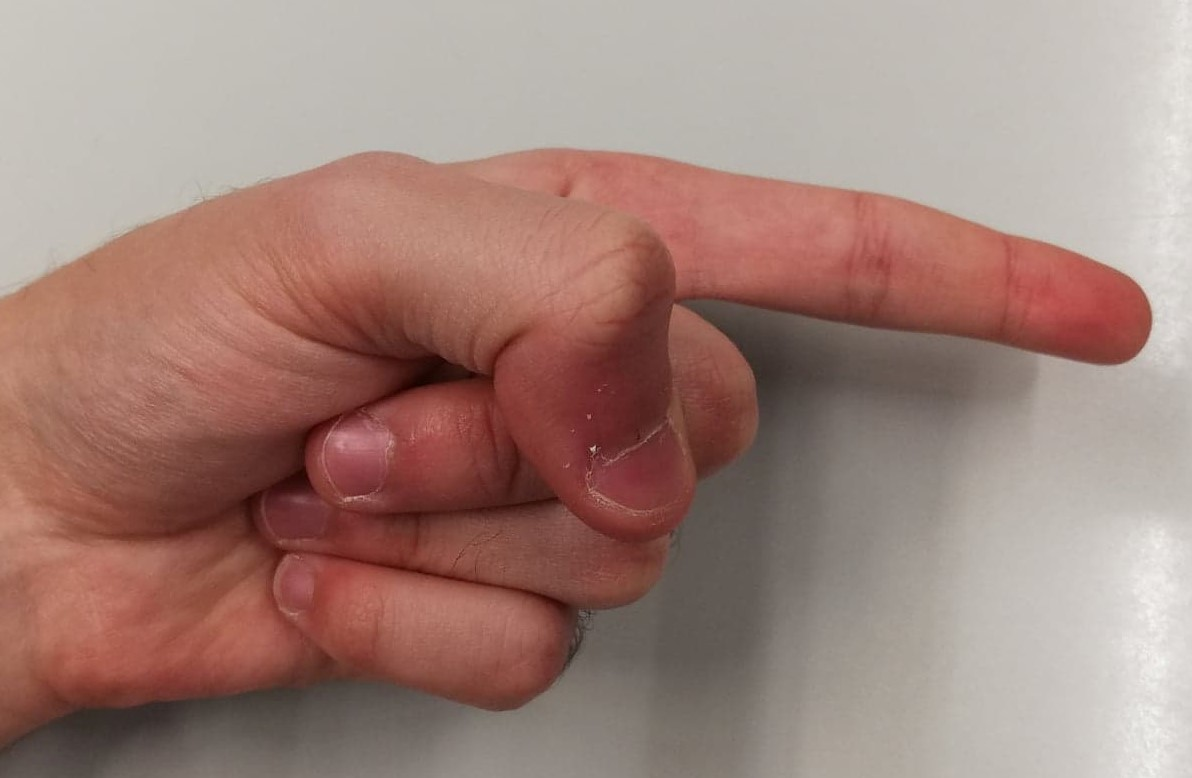
#> input picture samples/1_lado.jpg, 1192 x 778 px, found by its file name
$ python projecttest.py   (older library calls are emulated)
#> lines starting #> are read from the running program, lines starting #| are printed output that depends on the picture; after the words box and inside, x2 and y2 are one past the last pixel; in counts of white or black regions, pixels touching at a corner belong together
import cv2
import numpy as np
import math

img = cv2.imread('1_lado.jpg', 1)
#> img is the input picture: shape (778, 1192, 3); mean B, G, R 122.7, 131.2, 161.1

hsv = cv2.cvtColor(img, cv2.COLOR_BGR2HSV)
#> hsv: shape (778, 1192, 3); mean H, S, V 12.4, 67, 161.1
kernel = np.ones((1,1),np.uint8)
cv2.imshow("HSV", hsv)
# define range of skin color in HSV
lower_skin = np.array([0,20,50], dtype=np.uint8)
upper_skin = np.array([50,255,255], dtype=np.uint8)

#extract skin colur imagw
mask = cv2.inRange(hsv, lower_skin, upper_skin)
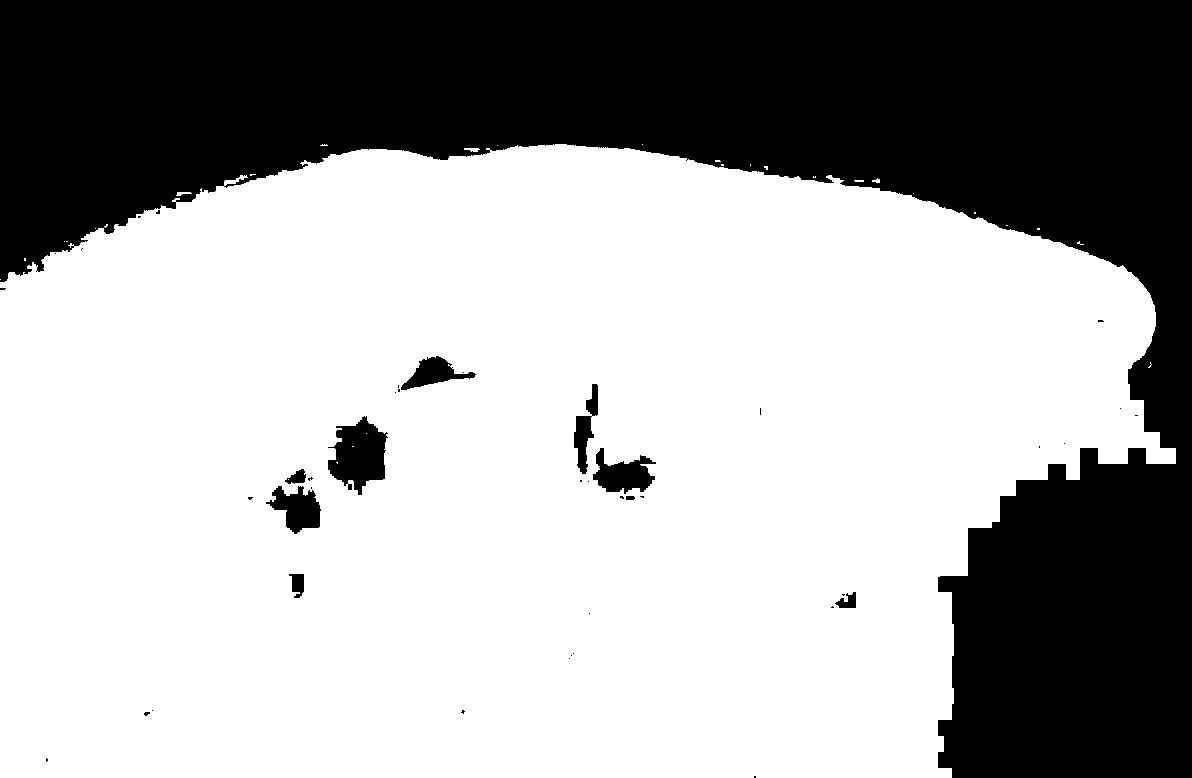
#> mask: shape (778, 1192); 65.5% white; 43 black regions (33 under 20 px)

#extrapolate the hand to fill dark spots within
mask = cv2.dilate(mask,kernel,iterations = 3)

#blur the image
mask = cv2.GaussianBlur(mask,(3,3),500)
cv2.imshow("Mask", mask)

#find contours
_,contours,hierarchy= cv2.findContours(mask,cv2.RETR_TREE,cv2.CHAIN_APPROX_SIMPLE)
#> contours = 33 contours, 17 with area under 20; largest, box (x1, y1, x2, y2) and area: (0, 143, 1177, 778) 617157, (328, 417, 386, 495) 2712, (593, 448, 655, 492) 1410, (270, 486, 320, 534) 1330, (401, 356, 475, 390) 952

#find contour of max area(hand)
cnt = max(contours, key = lambda x: cv2.contourArea(x))
#> cnt = contour of 747 points, box (x1, y1, x2, y2) (0, 143, 1177, 778), area 617157

#approx the contour a little
epsilon = 0.0005*cv2.arcLength(cnt,True)
#> epsilon = 2.01
approx= cv2.approxPolyDP(cnt,epsilon,True)
#> approx = contour of 163 points, box (x1, y1, x2, y2) (0, 143, 1177, 778), area 617431

#make convex hull around hand
hull = cv2.convexHull(cnt)
#> hull = contour of 27 points, box (x1, y1, x2, y2) (0, 143, 1177, 778), area 656306

#define area of hull and area of hand
areahull = cv2.contourArea(hull)
#> areahull = 656306.5
areacnt = cv2.contourArea(cnt)
#> areacnt = 617157

#find the percentage of area not covered by hand in convex hull
arearatio=((areahull-areacnt)/areacnt)*100
#> arearatio = 6.34

#find the defects in convex hull with respect to hand
hull = cv2.convexHull(approx, returnPoints=False)
#> hull = 23 values, max 162 at index 0, min 0 at index 22, mean 65.74
defects = cv2.convexityDefects(approx, hull)
#> defects = 16 rows, first 6: [2, 4, 3, 925], [4, 10, 5, 1538], [10, 17, 14, 1982], [17, 28, 27, 2388], [28, 39, 31, 2152], [40, 42, 41, 567]

# l = no. of defects
l=0

#code for finding no. of defects due to fingers
for i in range(defects.shape[0]):
    s,e,f,d = defects[i,0]
    start = tuple(approx[s][0])
    end = tuple(approx[e][0])
    far = tuple(approx[f][0])
    pt= (100,180)


    # find length of all sides of triangle
    a = math.sqrt((end[0] - start[0])**2 + (end[1] - start[1])**2)
    b = math.sqrt((far[0] - start[0])**2 + (far[1] - start[1])**2)
    c = math.sqrt((end[0] - far[0])**2 + (end[1] - far[1])**2)
    s = (a+b+c)/2
    ar = math.sqrt(s*(s-a)*(s-b)*(s-c))

    #distance between point and convex hull
    d=(2*ar)/a

    # apply cosine rule here
    angle = math.acos((b**2 + c**2 - a**2)/(2*b*c)) * 57


    # ignore angles > 90 and ignore points very close to convex hull(they generally come due to noise)
    if angle <= 90 and d>30:
        l += 1
        cv2.circle(img, far, 3, [255,0,0], -1)

    #draw lines around hand
    cv2.line(img,start, end, [0,255,0], 2)
#> this loop made 16 passes
#> (e, f, start, end, far, a) on passes 1 to 10: (4, 3, (1123, 264), (1061, 241), (1118, 266), 66.13), (10, 5, (1061, 241), (914, 192), (1000, 227), 155), (17, 14, (914, 192), (832, 174), (846, 185), 83.95), (28, 27, (832, 174), (768, 165), (765, 174), 64.63), (39, 31, (768, 165), (630, 147), (749, 171), 139.2), (42, 41, (567, 143), (516, 144), (527, 146), 51.01), (49, 47, (516, 144), (360, 148), (446, 159), 156.1), (51, 50, (360, 148), (329, 153), (339, 154), 31.4), (53, 52, (329, 153), (303, 159), (318, 162), 26.68), (63, 57, (303, 159), (239, 174), (276, 174), 65.73)
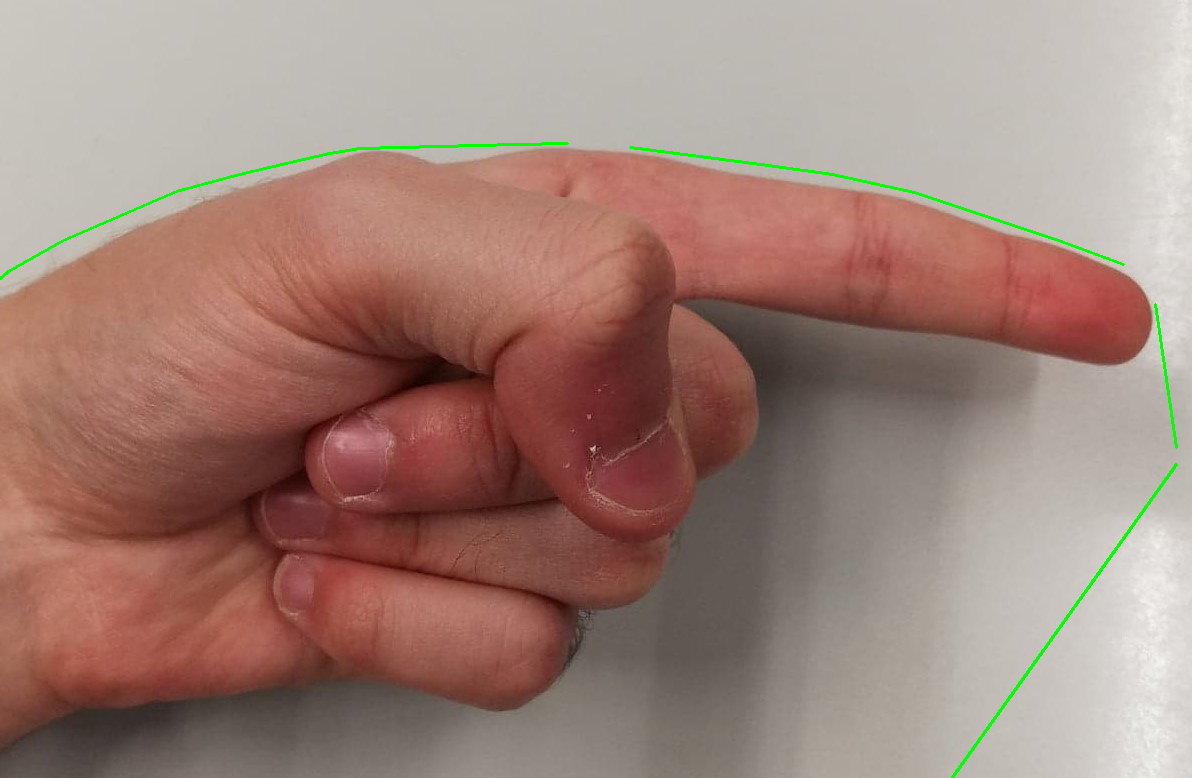
#> img: shape (778, 1192, 3); 0.53% of pixels changed, all inside (x1, y1, x2, y2) = (0, 142, 1178, 778)
#> after the loop, l = 0


l+=1
#> l = 1


if l==1:
    print(0)
elif l==2:
    print(1)
elif l==3:
    print(2)
elif l==4:
    print(3)
elif l==5:
    print(4)
elif l==6:
    print(5)


cv2.imshow('Hand',mask)
cv2.waitKey(0)
cv2.destroyAllWindows()

$ run again, with samples/0_0.jpg copied over samples/1_lado.jpg
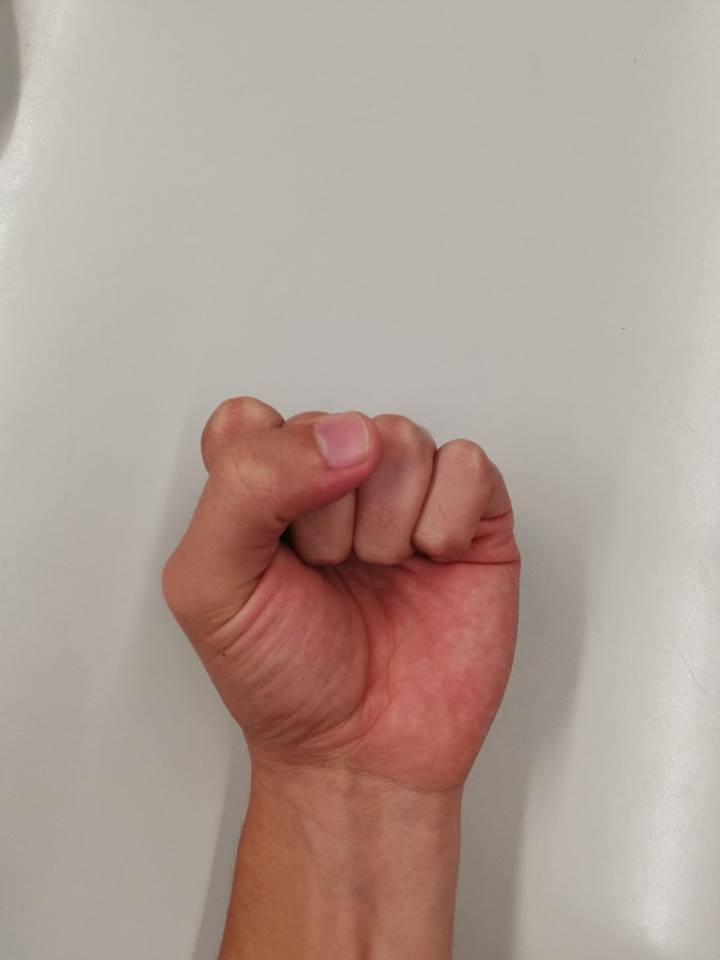
#> input picture samples/0_0.jpg, 720 x 960 px, found by its file name
#> img is the input picture: shape (960, 720, 3); mean B, G, R 150, 158.1, 176.7
#> hsv: shape (960, 720, 3); mean H, S, V 14, 42.6, 176.7
#> `mask = cv2.inRange(hsv, lower_skin, upper_skin)`:
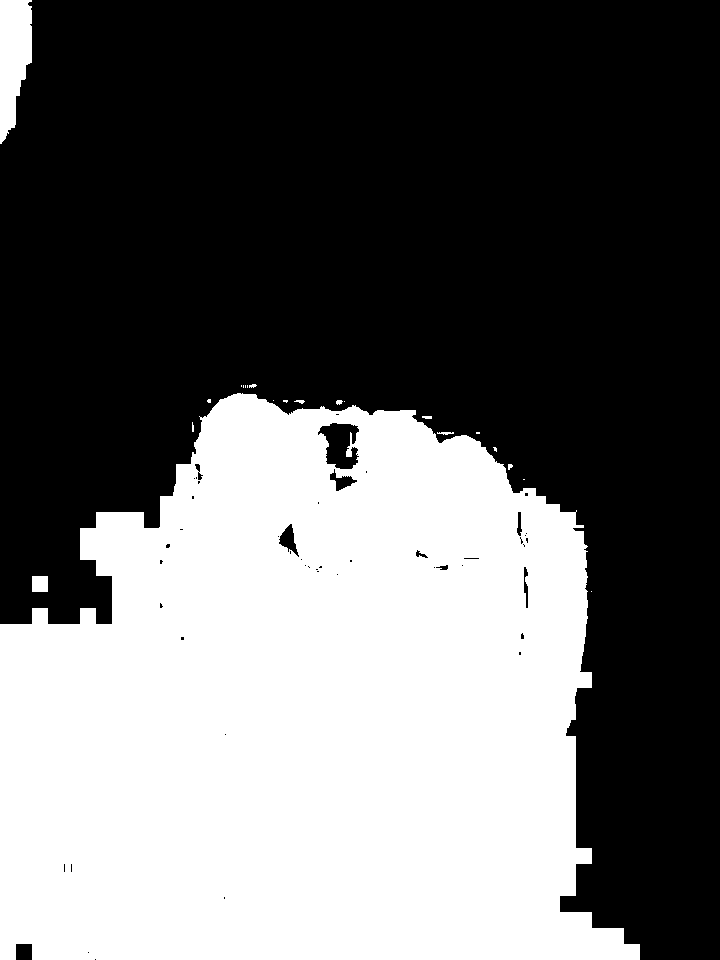
#> mask: shape (960, 720); 41.1% white; 22 white regions (13 under 20 px)
#> contours = 32 contours, 15 with area under 20; largest, box (x1, y1, x2, y2) and area: (0, 392, 641, 960) 283076, (0, 0, 33, 145) 3405, (320, 423, 359, 469) 1065, (31, 575, 49, 593) 289, (280, 525, 297, 553) 224
#> cnt = contour of 376 points, box (x1, y1, x2, y2) (0, 392, 641, 960), area 283076
#> epsilon = 1.38
#> approx = contour of 128 points, box (x1, y1, x2, y2) (0, 393, 641, 960), area 283318
#> `hull = cv2.convexHull(cnt)`: hull = contour of 17 points, box (x1, y1, x2, y2) (0, 392, 641, 960), area 307452
#> areahull = 307451.5
#> areacnt = 283075.5
#> arearatio = 8.61
#> `hull = cv2.convexHull(approx, returnPoints=False)`: hull = [114, 112, 98, 96, 95, 94, 74, 64, 43, 41, 36, 7, 6, 1, 0]
#> defects = [[114, 0, 119, 21744], [1, 6, 3, 3840], [7, 36, 12, 19213], [36, 41, 39, 2503], [41, 43, 42, 1748], [43, 64, 53, 5802], [64, 74, 68, 3290], [74, 94, 88, 4076], [96, 98, 97, 1128], [98, 112, 109, 13818], [112, 114, 113, 2715]]
#> the loop `for i in range(defects.shape[0]):` made 11 passes
#> (e, f, start, end, far, a) on passes 1 to 6: (0, 119, (79, 527), (0, 623), (110, 623), 124.3), (6, 3, (0, 959), (640, 959), (17, 944), 640), (36, 12, (640, 943), (588, 545), (560, 910), 401.4), (41, 39, (588, 545), (584, 524), (575, 529), 21.38), (43, 42, (584, 524), (577, 509), (576, 523), 16.55), (64, 53, (577, 509), (480, 440), (514, 492), 119)
#> after the loop `for i in range(defects.shape[0]):`:
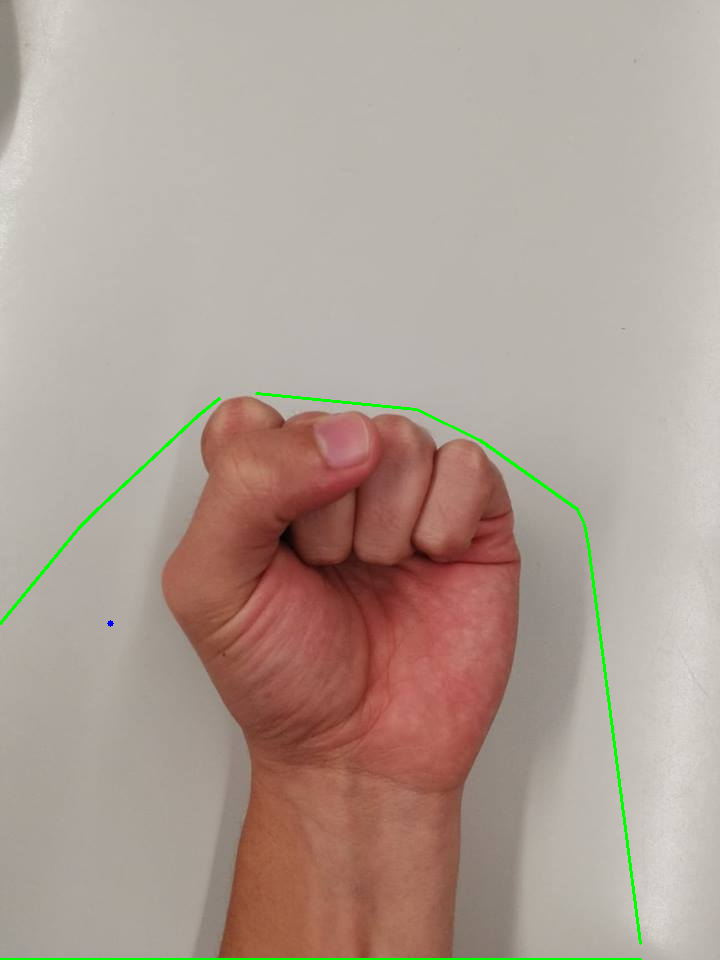
#> img: shape (960, 720, 3); 0.68% of pixels changed, all inside (x1, y1, x2, y2) = (0, 392, 642, 960)
#> after the loop `for i in range(defects.shape[0]):`: l = 1
#> `l+=1`: l = 2

$ run again, with samples/0cama.jpg copied over samples/1_lado.jpg
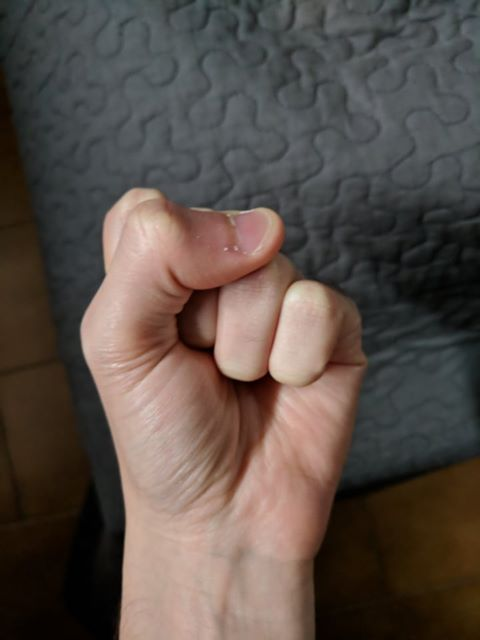
#> input picture samples/0cama.jpg, 480 x 640 px, found by its file name
#> img is the input picture: shape (640, 480, 3); mean B, G, R 71.9, 78.3, 89.4
#> hsv: shape (640, 480, 3); mean H, S, V 50.9, 79, 92.7
#> `mask = cv2.inRange(hsv, lower_skin, upper_skin)`:
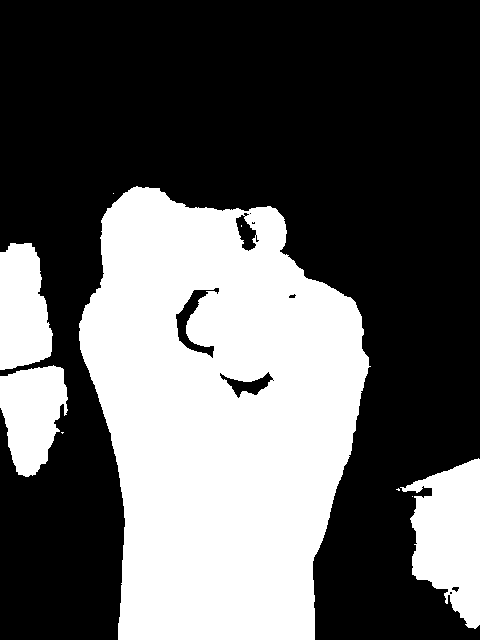
#> mask: shape (640, 480); 37.7% white; 9 white regions (5 under 20 px)
#> contours = 14 contours, 7 with area under 20; largest, box (x1, y1, x2, y2) and area: (78, 185, 372, 640) 98965, (395, 457, 480, 630) 8833, (0, 364, 69, 478) 5596, (0, 242, 54, 371) 5476, (176, 290, 214, 356) 640, (227, 374, 272, 397) 397, (236, 216, 256, 250) 328
#> cnt = contour of 441 points, box (x1, y1, x2, y2) (78, 185, 372, 640), area 98965
#> epsilon = 0.7
#> approx = contour of 187 points, box (x1, y1, x2, y2) (78, 185, 372, 640), area 98981
#> `hull = cv2.convexHull(cnt)`: hull = contour of 21 points, box (x1, y1, x2, y2) (78, 185, 372, 640), area 108316
#> areahull = 108316
#> areacnt = 98965
#> arearatio = 9.45
#> `hull = cv2.convexHull(approx, returnPoints=False)`: hull = 17 values, max 186 at index 0, min 0 at index 16, mean 84.18
#> defects = 13 rows, first 6: [0, 3, 2, 307], [3, 8, 7, 525], [8, 10, 9, 229], [10, 34, 25, 3583], [34, 37, 36, 256], [38, 73, 60, 5941]
#> the loop `for i in range(defects.shape[0]):` made 13 passes
#> (e, f, start, end, far, a) on passes 1 to 6: (3, 2, (132, 186), (122, 192), (126, 191), 11.66), (8, 7, (122, 192), (106, 207), (109, 207), 21.93), (10, 9, (106, 207), (100, 219), (106, 209), 13.42), (34, 25, (100, 219), (78, 322), (100, 286), 105.3), (37, 36, (78, 322), (78, 330), (79, 329), 8), (73, 60, (79, 350), (117, 639), (122, 499), 291.5)
#> after the loop `for i in range(defects.shape[0]):`:
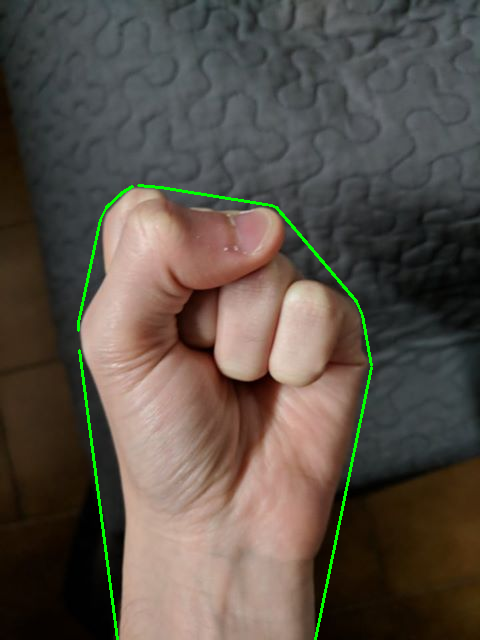
#> img: shape (640, 480, 3); 1.03% of pixels changed, all inside (x1, y1, x2, y2) = (77, 184, 373, 640)
#> after the loop `for i in range(defects.shape[0]):`: l = 0
#> `l+=1`: l = 1
